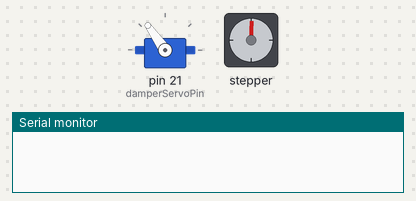
Bench run of a sketch on a simulated Arduino Mega 2560, built with avr-gcc and run on an emulated ATmega2560. On the bench: servo, stepper motor, the last lines printed to the serial monitor. Stepper angles assume 200 steps per turn.

Above: at 0.32 s.
At 2.18 s:
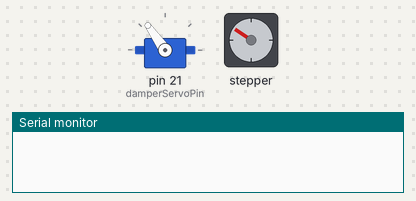
At 20.08 s:
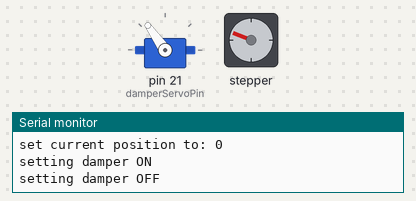
At 39.88 s:
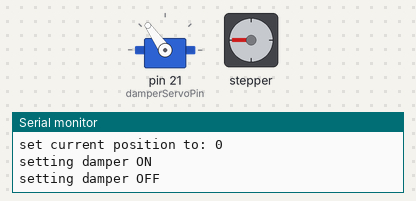
Timing chart, 0 to 40.0 s (numbered marks = the images above):
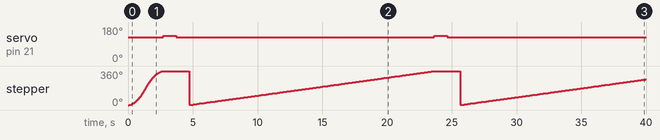

The sketch:

picking.ino
```cpp
// -*- mode: C++ -*-
// Make a single stepper bounce from one limit to another
//
#include <AccelStepper.h>
#include <Servo.h>

// Stepper motor driver A
const int enableStepperA = 48;
const int MS1StepperA = 49;
const int MS2StepperA = 50;
const int MS3StepperA = 51;
const int stepStepperA = 52;
const int setDirStepperA = 53;

// Stepper motor driver B
const int enableStepperB = 13;
const int MS1StepperB = 12;
const int MS2StepperB = 11;
const int MS3StepperB = 10;
const int stepStepperB = 9;
const int setDirStepperB = 8;

const int damperServoPin = 21;

const int maxStepperSpeed = 1000;
const int numberSteps = 200;

const int damperOffPos = 125;
const int damperOnPos = 135;

AccelStepper stepper(1, stepStepperA, setDirStepperA);
Servo damper;

void setup()
{
  damper.attach(damperServoPin);

  // Stepper A setup
  pinMode(MS1StepperA, OUTPUT);
  pinMode(MS2StepperA, OUTPUT);
  pinMode(MS3StepperA, OUTPUT);
  pinMode(enableStepperA, OUTPUT);
  pinMode(stepStepperA, OUTPUT);
  pinMode(setDirStepperA, OUTPUT);

  // microstep resolution
  digitalWrite(MS1StepperA, LOW);
  digitalWrite(MS2StepperA, LOW);
  digitalWrite(MS3StepperA, LOW);

  // set initial direction
  digitalWrite(setDirStepperA, HIGH);

  // enable (active low)
  digitalWrite(enableStepperA, LOW);


  // Stepper B setup
  // pinMode(MS1StepperB, OUTPUT);
  // pinMode(MS2StepperB, OUTPUT);
  // pinMode(MS3StepperB, OUTPUT);
  // pinMode(enableStepperB, OUTPUT);
  // pinMode(stepStepperB, OUTPUT);
  // pinMode(setDirStepperB, OUTPUT);

  // // microstep resolution
  // digitalWrite(MS1StepperB, LOW);
  // digitalWrite(MS2StepperB, LOW);
  // digitalWrite(MS3StepperB, LOW);

  // // set initial direction
  // digitalWrite(setDirStepperB, HIGH);

  // // enable (active low)
  // digitalWrite(enableStepperB, LOW);

  Serial.begin(9600);
  stepper.moveTo(numberSteps);

  stepper.setMaxSpeed(400); // 200 steps/sec = 1rev/sec = 60rpm
  stepper.setAcceleration(100);

  damper.write(damperOffPos);
}

void setDamperOn() {
  Serial.println("setting damper ON");
  damper.write(damperOnPos);
  delay(1000);
}

void setDamperOff() {
  Serial.println("setting damper OFF");
  damper.write(damperOffPos);
  delay(1000);
}

void loop() {
  if(stepper.distanceToGo() == 0) {
    Serial.println("one revolution completed, resetting");
    Serial.print("current position is: ");
    Serial.println(stepper.currentPosition());
    stepper.setCurrentPosition(0);
    Serial.print("set current position to: ");
    Serial.println(stepper.currentPosition());
    stepper.moveTo(numberSteps);
    stepper.setMaxSpeed(maxStepperSpeed);
    stepper.setSpeed(maxStepperSpeed);

    setDamperOn();
    setDamperOff();
  }

  stepper.run();
  //stepper.runSpeedToPosition();
}
```

Measured:
- by itself, servo on pin 21 (damperServoPin): alternates 135° for 1.0 s and 125° for 19.9 s
- by itself, stepper: turns 360° clockwise in 2.6 s, then 359° counter-clockwise in 0.00 s, then 359° clockwise in 18.8 s, then 359° counter-clockwise in 0.00 s, and so on
